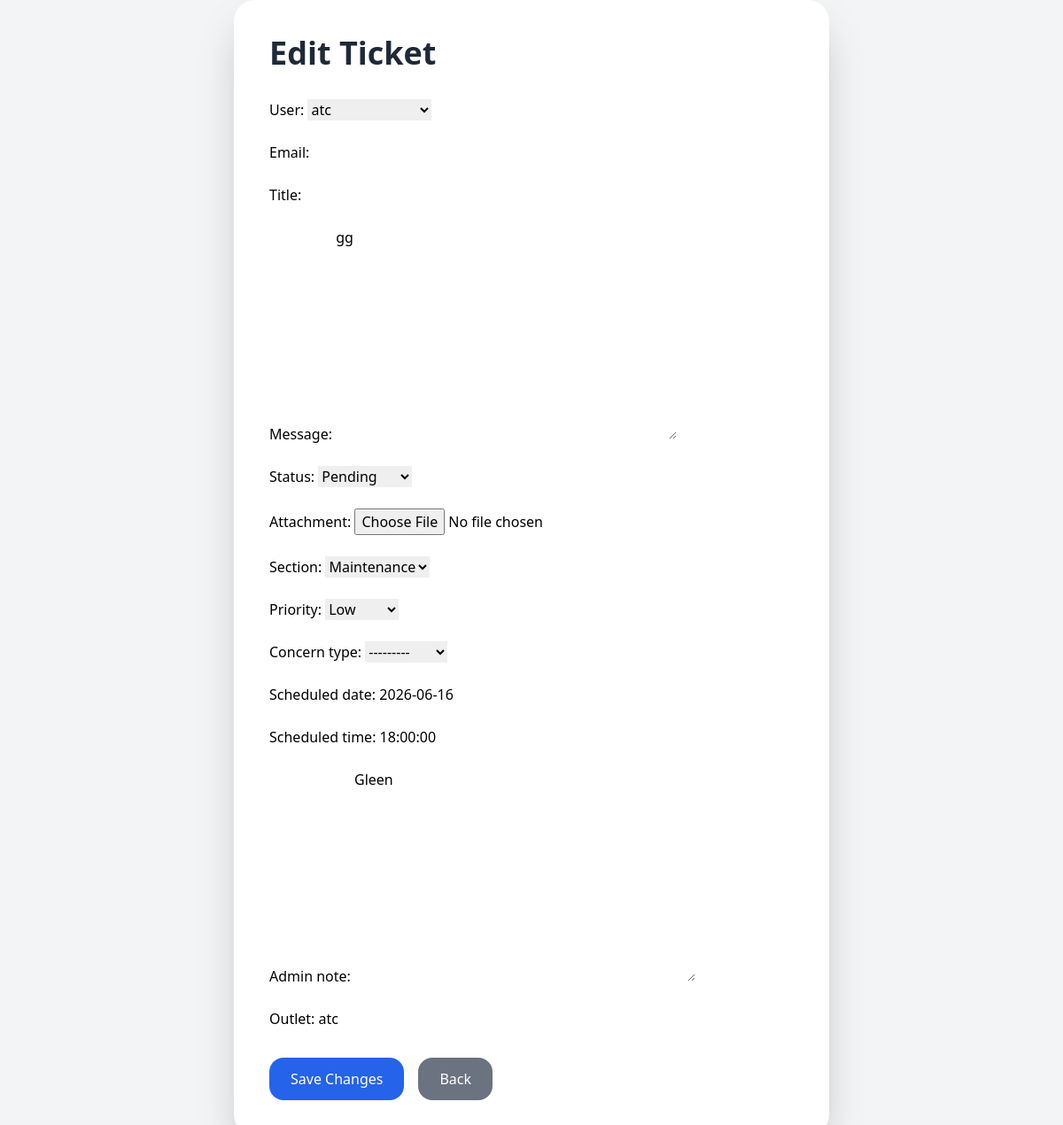
/edit/177/, run on the app's committed database.
### tickets/models.py (models this page shows, shortened)
class Ticket(models.Model):
    status_choices = [
    ('pending', 'Pending'),
    ('progress', 'In Progress'),
    ('resolved', 'Resolved'),
    ]
    PRIORITY_CHOICES = [
    ('Low', 'Low'),
    ('Medium', 'Medium'),
    ('High', 'High'),
    ]
    user = models.ForeignKey(User, on_delete=models.CASCADE)
    email = models.EmailField()
    title = models.CharField(max_length=100)
    message = models.TextField()
    status = models.CharField(max_length=20,choices=status_choices, default='pending')
    attachment = models.FileField(upload_to='tickets/', null=True, blank=True)
    created_at = models.DateTimeField(auto_now_add=True)
    section = models.ForeignKey(Section, on_delete=models.CASCADE, related_name="tickets", null=True, blank=True)
    priority = models.CharField(max_length=20, choices=PRIORITY_CHOICES, default='Medium')
    concern_type = models.ForeignKey(ConcernType, on_delete=models.SET_NULL, null=True, blank=True)
    scheduled_date = models.DateField(null=True, blank=True)
    scheduled_time = models.TimeField(null=True, blank=True)
    admin_note = models.TextField(blank=True, null=True)
    outlet = models.CharField(max_length=50)

### tickets/views.py (the view)
# urls.py: path('edit/<int:id>/', views.edit_ticket, name='edit_ticket'),
def edit_ticket(request, id):
    ticket = get_object_or_404(Ticket, id=id)
    if request.method == "POST":
        form = TicketForm(request.POST, request.FILES, instance=ticket)
        if form.is_valid():
            form.save()
            return redirect('admin_dashboard')
    else:
        form = TicketForm(instance=ticket)
    return render(request, 'edit_ticket.html', {'form': form, 'ticket': ticket})

### tickets/form.py
class TicketForm(forms.ModelForm):
    class Meta:
        model = Ticket
        fields = '__all__'

### tickets/models.py (called while the page is built)
    def __str__(self):
        return self.name

    def __str__(self):
        return self.name

### tickets/templates/edit_ticket.html (shortened to what this page needs)
<!DOCTYPE html>
<html>
<head>
    <script src="https://cdn.tailwindcss.com"></script>
</head>
<body class="bg-gray-100 min-h-screen flex items-center justify-center">
    <div class="bg-white p-10 rounded-3xl shadow-2xl w-full max-w-2xl">
        <h1 class="text-4xl font-bold mb-8 text-gray-800">
            Edit Ticket
        </h1>
        <form method="POST" enctype="multipart/form-data">
            <div class="space-y-6">
                {{ form.as_p }}
            </div>
            <div class="mt-8 flex gap-4">
                <button
                    type="submit"
                    class="bg-blue-600 hover:bg-blue-700 text-white px-6 py-3 rounded-2xl transition"
                >
                    Save Changes
                </button>
                <a
                    href="{% url 'admin_dashboard' %}"
                    class="bg-gray-500 hover:bg-gray-600 text-white px-6 py-3 rounded-2xl transition"
                >
                    Back
                </a>
            </div>
        </form>
    </div>
</body>
</html>

### data on the page
Ticket: user "atc", message "gg", status "Pending", section "Maintenance", priority "Low", concern_type "---------", scheduled_date "2026-06-16", scheduled_time "18:00:00", admin_note "Gleen", outlet "atc"
